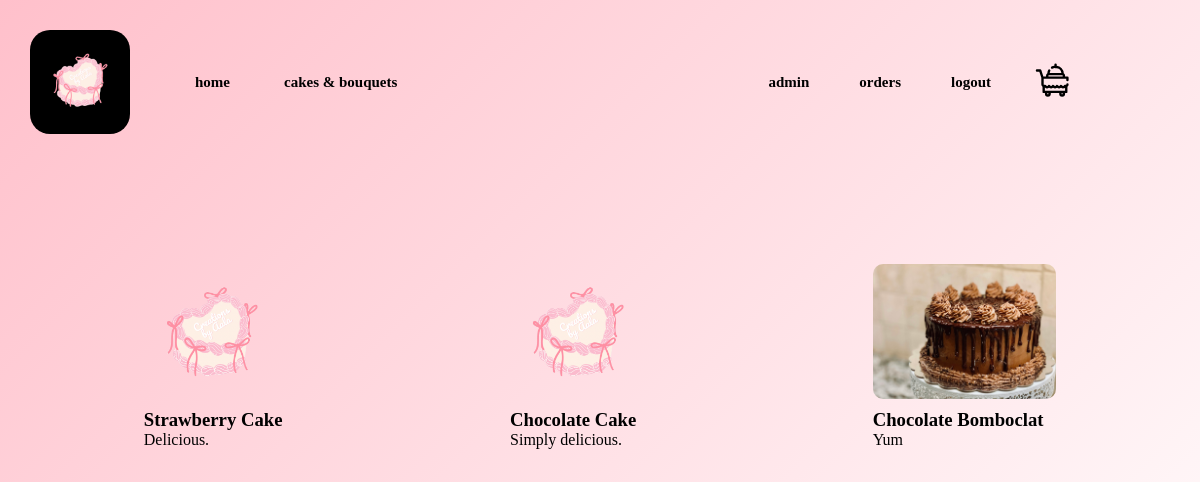
Screenshot of /categories/cakes/index.php (signed in) with the database file from the repository.
### tables this page shows
CREATE TABLE `products` (
  `product_id` int(11) NOT NULL,
  `name` varchar(50) NOT NULL,
  `category` varchar(10) NOT NULL,
  `availability` tinyint(1) NOT NULL DEFAULT 1,
  `description` text NOT NULL,
  `quick_description` text NOT NULL,
  `price` decimal(5,2) NOT NULL DEFAULT 0.00,
  `processing_time` int(11) NOT NULL DEFAULT 24
);

### categories/cakes/index.php (the view, shortened to what this page needs)
<?php
include '../../connect.php';
$query = "SELECT * FROM products WHERE category = 'cake'";
$stmt = $dbh->prepare($query);
$stmt->execute();
$products = $stmt->fetchAll();
?>
<!DOCTYPE html>
<html lang="en">
<head>
  <link rel="stylesheet" href="../../css/style.css" />
  <link rel="stylesheet" href="../../css/categories.css" />
</head>
<body>
  <header id="header-container">
    <div class="logo-container">
      <nav class="logo">
        <img src="../../assets/images/cake.png" alt="" />
      </nav>
    </div>
    <nav class="header-nav">
      <div id="left-nav">
        <a href="../../">home</a>
        <a href="./">cakes & bouquets</a>
      </div>
      <div id="right-nav">
        <?php if (isset($_SESSION['access']) && $_SESSION['access'] === 'admin'): ?>
          <a href="../../admin">admin</a>
        <?php endif; ?>
        <?php if (isset($_SESSION['userid'])): ?>
          <a href="../../orders/">orders</a>
          <a href="../../logout">logout</a>
        <?php else: ?>
          <a href="../../login">login</a>
        <?php endif; ?>
        <a id="cart-icon-container" href="../../cart">
        </a>
      </div>
    </nav>
  </header>
  <div class="main-container">
    <div class="products-container">
      <?php
      foreach ($products as $product) {
        echo "<div class='product' id='{$product['product_id']}'>";
        echo "<div class='image-container'>";
        echo "<img src='../../{$product['images'][0]}' alt='Cake' />";
        echo "</div>";
        echo "<div class='info-container'>";
        echo "<h3>{$product['name']}</h3>";
        echo "<p>{$product['quick_description']}</p>";
        echo "</div>";
        echo "</div>";
      }
      ?>
    </div>
  </div>
</body>
</html>

### css/style.css (style rules this page uses)
:root { --color-primary: #FFC4EB; --color-primary-dark: #FFB2E6; --color-secondary: #FFE4FA; --color-tertiary: #F1DEDC; --color-tertiary-transparent: #f1dedc25; --color-quaternary: white; --color-quaternary-transparent: #ffffff25; --color-quinary: #FFC0CB; }
* { margin: 0; padding: 0; box-sizing: border-box; font-family: Helvetica-light; }
body { background: linear-gradient(135deg, #FFC0CB 0%, #FFFFFF 100%); background-attachment: fixed; margin: 0; padding: 0; height: 100vh; background-color: var(--color-tertiary); }

### css/categories.css (style rules this page uses)
.products-container { display: flex; flex-direction: row; justify-content: space-around; flex-wrap: wrap; margin-top: 50px; padding: 30px; }
.product { position: relative; height: 200px; width: fit-content; display: flex; flex-direction: column; padding: 10px; margin-top: 10px; margin-bottom: 10px; transition: transform 0.3s ease; opacity: 0; transform: translateY(20px); }
.product.animate { animation: fadeInUp 0.5s ease forwards; animation-delay: calc(var(--index) * 0.2s); }
.product::after { content: ''; position: absolute; width: 100%; height: 100%; top: 0; left: 0; background-color: rgba(0, 0, 0, 0.03); z-index: 1; opacity: 0; transition: opacity 0.3s; pointer-events: none; }
.product .image-container { height: 75%; object-fit: cover; margin-bottom: 10px; }
.product .info-container { height: 20%; width: 100%; display: flex; flex-direction: column; justify-content: space-around; }
.product .info-container p { overflow-wrap: break-word; }
.image-container img { height: 100%; object-fit: cover; border-radius: 10px; }

### css/header.css (style rules this page uses)
#header-container { display: flex; justify-content: flex-start; align-items: center; padding: 30px; }
.logo img { width: 80px; }
.header-nav { display: flex; justify-content: center; align-items: center; margin-left: 20px; margin-right: auto; }
.header-nav a { color: black; margin-right: 20px; padding: 15px; margin-left: 0%; text-decoration: none; font-size: 15px; font-weight: bold; font-family: Helvetica-light; border-radius: 20px; transition: background-color 0.3s ease, color 0.2s ease; }
#left-nav { margin-left: 30px; }
#right-nav { position: absolute; right: 100px; margin-right: 20px; display: flex; justify-content: center; align-items: center; }
#cart-icon-container { margin: 0; padding: 7px; text-align: center; }
#cart-icon { padding-right: 2px; }
.logo-container { display: inline-block; background-color: black; padding: 10px; border-radius: 20px; }

### rows the page displays
products: name "Strawberry Cake", quick_description "Delicious."
products: name "Chocolate Cake", quick_description "Simply delicious."
products: shows a picture, name "Chocolate Bomboclat", quick_description "Yum"
